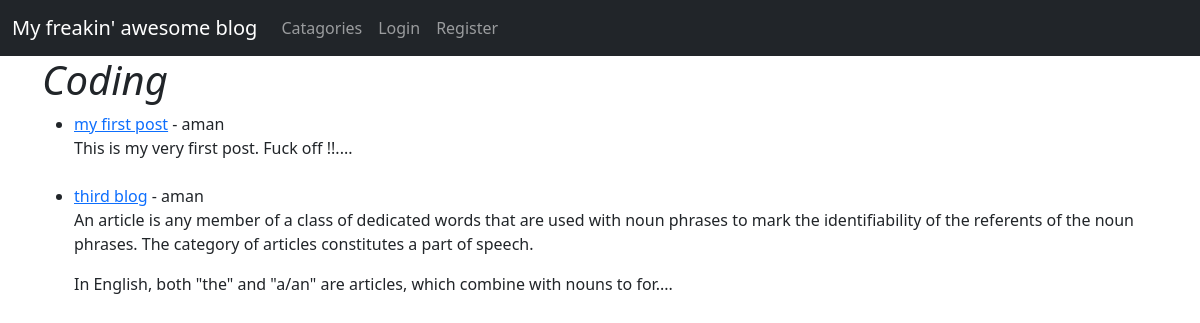
/catagory/coding/, run on the app's committed database.
### blogapp/models.py (models this page shows, shortened)
class Post(models.Model):
    title=models.CharField(max_length=255)
    header_image=models.ImageField(null=True, blank=True, upload_to="images/")
    title_tag=models.CharField(max_length=255)
    author=models.ForeignKey(User,on_delete=models.CASCADE)
    catagory=models.CharField(max_length=255,default='coding')
    body=RichTextField(blank=True,null=True)
    date_post=models.DateField(auto_now_add=True)
    like=models.ManyToManyField(User,related_name='blog_posts')

### blogapp/views.py (the view)
# urls.py: path('catagory/<str:cats>/',CatagoryView,name='catagory'),
def CatagoryView(request,cats):
    catagory_posts=Post.objects.filter(catagory=cats.replace('-',' '))
    return render(request,'catagories.html',{'cats':cats.title().replace('-',' '),'catagory_posts':catagory_posts})

### templates/catagories.html (shortened to what this page needs)
{% extends 'base.html' %}
{% block content %}
{% if catagory_posts %}
<h1><i class="fas fa-h1    ">{{ cats }}</i></h1>
<ul>
{% for x in catagory_posts %}
    <li>
        <a href="{% url 'article-detail' x.pk %}">{{ x.title }}</a> - {{ x.author }}
        <br>
        {{ x.body|slice:':300'|safe }}....
    </li>
    <br>
{% endfor %}
</ul>
{% else %}
    <h2>Sorry this page does not exists..</h2>
{% endif %}
{% endblock %}

### data on the page
Post: title "my first post", author "aman", body "This is my very first post. Fuck off !!"
Post: title "third blog", author "aman", body "An article is any member of a class of dedicated words that are used with noun phrases to mark the identifiability of the referents of the noun phrases. The category of articles constitutes a part of speech. In English, both \"the\" and \"a/an\" are articles, which combine with nouns to for"

### other printed values
{{ cats }} "Coding"
